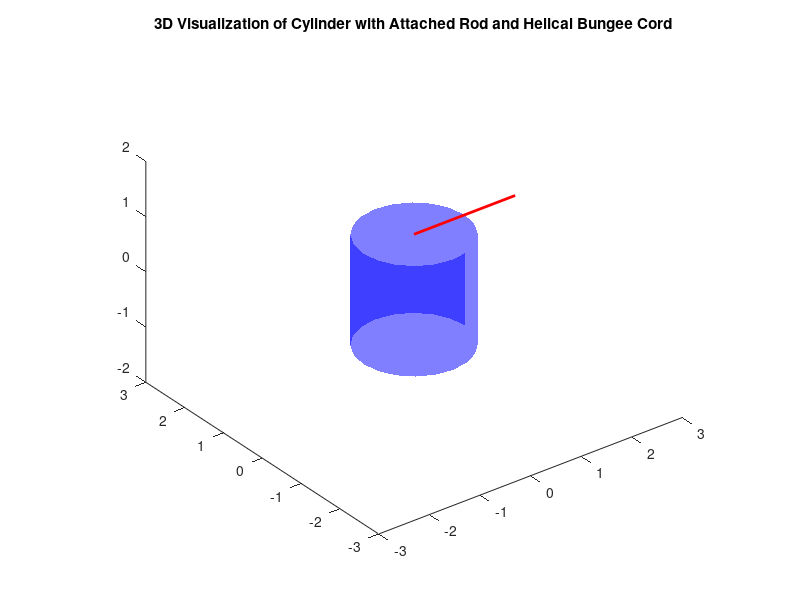

Write MATLAB code to recreate this figure. (Note: this script raises an error after producing the figure.)
clear all;
clc;

% function visualize_cylinder_rotation_3D_with_helical_bungee()
    % Parameters
    R = 1; % Radius of the cylinder
    H = 2; % Height of the cylinder
    L = 2; % Length of the rod

    % Create a figure and set up 3D view
    figure('Name', '3D Visualization of Cylinder, Rod, and Helical Bungee', 'NumberTitle', 'off');
    axis equal;
    xlim([-R-L, R+L]);
    ylim([-R-L, R+L]);
    zlim([-H, H]);
    hold on;
    view(3); % 3D view

    % Draw cylinder
    [X, Y, Z] = cylinder(R);
    Z = Z * H - H/2; % Center the cylinder at z = 0
    surf(X, Y, Z, 'FaceColor', 'b', 'EdgeColor', 'none', 'FaceAlpha', 0.5);

    % Initialize plot handles for rod and bungee
    hRod = plot3([0, 0], [0, 0], [H/2, H/2], '-r', 'LineWidth', 2);
    hBungee = plot3([0, 0], [0, 0], [-H/2, -H/2], '-g', 'LineWidth', 2);

    title('3D Visualization of Cylinder with Attached Rod and Helical Bungee Cord');

    % Rotate the rod and bungee cord to visualize
    for theta = 0:0.01:2*pi
        % Update rod position
        rod_x = [0, L*cos(theta)];
        rod_y = [0, L*sin(theta)];
        set(hRod, 'XData', rod_x, 'YData', rod_y);

        % Calculate bungee cord helical path
        [bungee_x, bungee_y, bungee_z] = compute_helical_bungee_path(theta, R, H, L);
        set(hBungee, 'XData', bungee_x, 'YData', bungee_y, 'ZData', bungee_z);

        drawnow;
        pause(0.01);
    end

    hold off;
% end

function [x, y, z] = compute_helical_bungee_path(theta, R, H, L)
    % Define helix parameters
    numTurns = theta / (2*pi); % Number of turns based on theta
    helixHeight = numTurns * H; % Total height of the helix
    
    % Generate helical path for the bungee
    t = linspace(0, theta, 100);
    x_helix = R * cos(t);
    y_helix = R * sin(t);
    z_helix = linspace(-H/2, -H/2 + helixHeight, 100);
    
    % Straight segment from end of helix to rod's tip
    x_end = L * cos(theta);
    y_end = L * sin(theta);
    z_end = z_helix(end);
    
    % Combine the helical and straight segments
    x = [x_helix, x_end];
    y = [y_helix, y_end];
    z = [z_helix, z_end];
end
